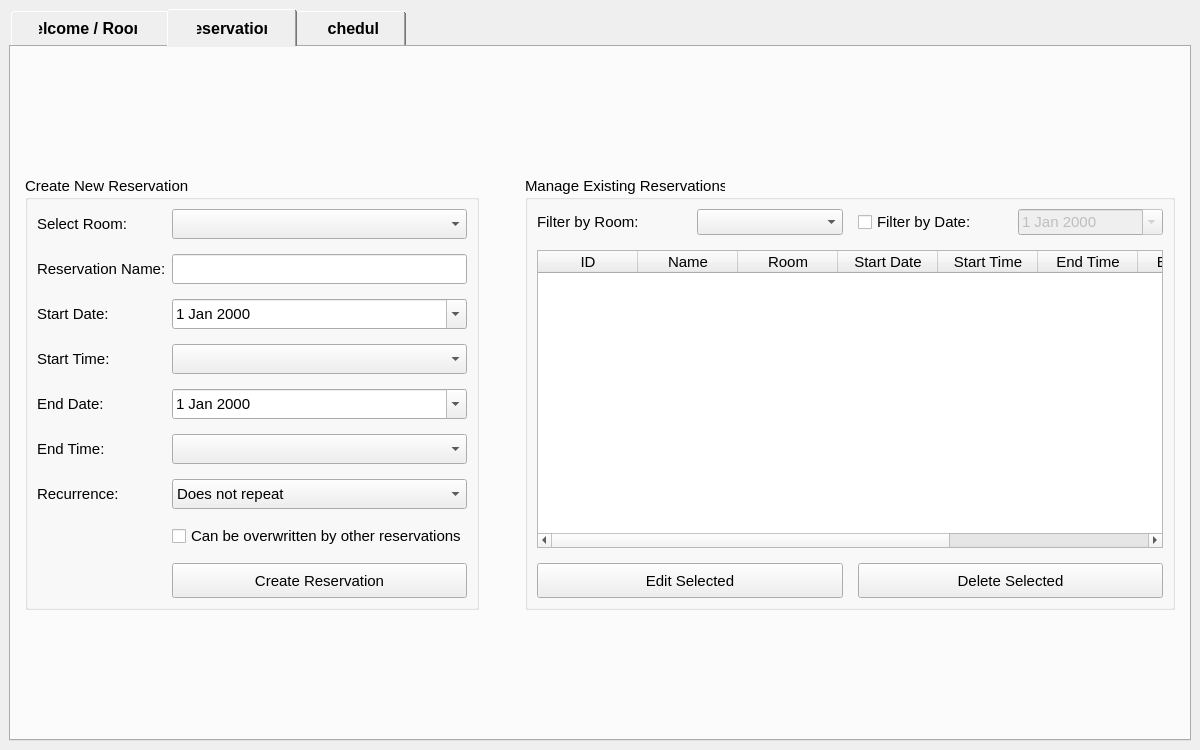
<?xml version="1.0" encoding="UTF-8"?>
<ui version="4.0">
 <class>HomeWindow</class>
 <widget class="QMainWindow" name="HomeWindow">
  <property name="geometry">
   <rect>
    <x>0</x>
    <y>0</y>
    <width>1200</width>
    <height>750</height>
   </rect>
  </property>
  <property name="windowTitle">
   <string>CAS Room &amp; Reservation Manager</string>
  </property>
  <widget class="QWidget" name="centralwidget">
   <layout class="QVBoxLayout" name="verticalLayout">
    <item>
     <widget class="QTabWidget" name="tabWidget">
      <property name="styleSheet">
       <string notr="true">
QTabBar::tab {
    font-size: 12pt;
    font-weight: bold;
    padding: 12px 30px;
}
       </string>
      </property>
      <property name="currentIndex">
       <number>1</number>
      </property>
      <widget class="QWidget" name="welcomeTab">
       <attribute name="title">
        <string>Welcome / Rooms</string>
       </attribute>
       <layout class="QVBoxLayout" name="verticalLayout_2">
        <item>
         <spacer name="topSpacer_1">
          <property name="orientation">
           <enum>Qt::Orientation::Vertical</enum>
          </property>
          <property name="sizeHint" stdset="0">
           <size>
            <width>20</width>
            <height>20</height>
           </size>
          </property>
         </spacer>
        </item>
        <item>
         <widget class="QLabel" name="welcomeLabel">
          <property name="font">
           <font>
            <pointsize>20</pointsize>
            <bold>true</bold>
           </font>
          </property>
          <property name="text">
           <string>Welcome to the CAS Room Manager</string>
          </property>
          <property name="alignment">
           <set>Qt::AlignmentFlag::AlignCenter</set>
          </property>
         </widget>
        </item>
        <item>
         <spacer name="midSpacer_1">
          <property name="orientation">
           <enum>Qt::Orientation::Vertical</enum>
          </property>
          <property name="sizeHint" stdset="0">
           <size>
            <width>20</width>
            <height>30</height>
           </size>
          </property>
         </spacer>
        </item>
        <item>
         <layout class="QHBoxLayout" name="centerRoomLayout">
          <item>
           <spacer name="horizontalSpacer_1">
            <property name="orientation">
             <enum>Qt::Orientation::Horizontal</enum>
            </property>
            <property name="sizeHint" stdset="0">
             <size>
              <width>0</width>
              <height>0</height>
             </size>
            </property>
           </spacer>
          </item>
          <item>
           <widget class="QGroupBox" name="roomGroupBox">
            <property name="minimumSize">
             <size>
              <width>600</width>
              <height>0</height>
             </size>
            </property>
            <property name="font">
             <font>
              <pointsize>11</pointsize>
             </font>
            </property>
            <property name="title">
             <string>Room Management</string>
            </property>
            <layout class="QHBoxLayout" name="horizontalLayout">
             <item>
              <widget class="QLabel" name="labelRoomPrefix">
               <property name="text">
                <string>CAS - </string>
               </property>
              </widget>
             </item>
             <item>
              <widget class="QLineEdit" name="roomInput">
               <property name="placeholderText">
                <string>e.g. 101A</string>
               </property>
              </widget>
             </item>
             <item>
              <widget class="QPushButton" name="btnCreateRoom">
               <property name="text">
                <string>Create Room</string>
               </property>
              </widget>
             </item>
             <item>
              <widget class="QPushButton" name="btnDeleteRoom">
               <property name="text">
                <string>Delete Room</string>
               </property>
              </widget>
             </item>
            </layout>
           </widget>
          </item>
          <item>
           <spacer name="horizontalSpacer_2">
            <property name="orientation">
             <enum>Qt::Orientation::Horizontal</enum>
            </property>
            <property name="sizeHint" stdset="0">
             <size>
              <width>0</width>
              <height>0</height>
             </size>
            </property>
           </spacer>
          </item>
         </layout>
        </item>
        <item>
         <spacer name="bottomSpacer_1">
          <property name="orientation">
           <enum>Qt::Orientation::Vertical</enum>
          </property>
          <property name="sizeHint" stdset="0">
           <size>
            <width>20</width>
            <height>400</height>
           </size>
          </property>
         </spacer>
        </item>
       </layout>
      </widget>
      <widget class="QWidget" name="reservationTab">
       <attribute name="title">
        <string>Reservations</string>
       </attribute>
       <layout class="QVBoxLayout" name="verticalLayout_3">
        <item>
         <spacer name="topSpacer_2">
          <property name="orientation">
           <enum>Qt::Orientation::Vertical</enum>
          </property>
          <property name="sizeHint" stdset="0">
           <size>
            <width>20</width>
            <height>20</height>
           </size>
          </property>
         </spacer>
        </item>
        <item>
         <layout class="QHBoxLayout" name="sideBySideLayout">
          <item>
           <spacer name="horizontalSpacer_3">
            <property name="orientation">
             <enum>Qt::Orientation::Horizontal</enum>
            </property>
            <property name="sizeHint" stdset="0">
             <size>
              <width>0</width>
              <height>0</height>
             </size>
            </property>
           </spacer>
          </item>
          <item>
           <widget class="QGroupBox" name="createResGroupBox">
            <property name="minimumSize">
             <size>
              <width>450</width>
              <height>0</height>
             </size>
            </property>
            <property name="font">
             <font>
              <pointsize>11</pointsize>
             </font>
            </property>
            <property name="title">
             <string>Create New Reservation</string>
            </property>
            <layout class="QFormLayout" name="formLayout">
             <property name="verticalSpacing">
              <number>15</number>
             </property>
             <item row="0" column="0">
              <widget class="QLabel" name="label_room">
               <property name="text">
                <string>Select Room:</string>
               </property>
              </widget>
             </item>
             <item row="0" column="1">
              <widget class="QComboBox" name="roomComboBox">
               <property name="minimumSize">
                <size>
                 <width>0</width>
                 <height>30</height>
                </size>
               </property>
              </widget>
             </item>
             <item row="1" column="0">
              <widget class="QLabel" name="label_name">
               <property name="text">
                <string>Reservation Name:</string>
               </property>
              </widget>
             </item>
             <item row="1" column="1">
              <widget class="QLineEdit" name="resNameInput">
               <property name="minimumSize">
                <size>
                 <width>0</width>
                 <height>30</height>
                </size>
               </property>
              </widget>
             </item>
             <item row="2" column="0">
              <widget class="QLabel" name="label_startDate">
               <property name="text">
                <string>Start Date:</string>
               </property>
              </widget>
             </item>
             <item row="2" column="1">
              <widget class="QDateEdit" name="startDateEdit">
               <property name="minimumSize">
                <size>
                 <width>0</width>
                 <height>30</height>
                </size>
               </property>
               <property name="calendarPopup">
                <bool>true</bool>
               </property>
              </widget>
             </item>
             <item row="3" column="0">
              <widget class="QLabel" name="label_startTime">
               <property name="text">
                <string>Start Time:</string>
               </property>
              </widget>
             </item>
             <item row="3" column="1">
              <widget class="QComboBox" name="startTimeComboBox">
               <property name="minimumSize">
                <size>
                 <width>0</width>
                 <height>30</height>
                </size>
               </property>
              </widget>
             </item>
             <item row="4" column="0">
              <widget class="QLabel" name="label_endDate">
               <property name="text">
                <string>End Date:</string>
               </property>
              </widget>
             </item>
             <item row="4" column="1">
              <widget class="QDateEdit" name="endDateEdit">
               <property name="minimumSize">
                <size>
                 <width>0</width>
                 <height>30</height>
                </size>
               </property>
               <property name="calendarPopup">
                <bool>true</bool>
               </property>
              </widget>
             </item>
             <item row="5" column="0">
              <widget class="QLabel" name="label_endTime">
               <property name="text">
                <string>End Time:</string>
               </property>
              </widget>
             </item>
             <item row="5" column="1">
              <widget class="QComboBox" name="endTimeComboBox">
               <property name="minimumSize">
                <size>
                 <width>0</width>
                 <height>30</height>
                </size>
               </property>
              </widget>
             </item>
             <item row="6" column="0">
              <widget class="QLabel" name="label_recurrence">
               <property name="text">
                <string>Recurrence:</string>
               </property>
              </widget>
             </item>
             <item row="6" column="1">
              <widget class="QComboBox" name="recurrenceComboBox">
               <property name="minimumSize">
                <size>
                 <width>0</width>
                 <height>30</height>
                </size>
               </property>
               <item>
                <property name="text">
                 <string>Does not repeat</string>
                </property>
               </item>
               <item>
                <property name="text">
                 <string>Everyday</string>
                </property>
               </item>
               <item>
                <property name="text">
                 <string>Every Week</string>
                </property>
               </item>
               <item>
                <property name="text">
                 <string>Every Month</string>
                </property>
               </item>
               <item>
                <property name="text">
                 <string>Every Year</string>
                </property>
               </item>
              </widget>
             </item>
             <item row="7" column="1">
              <widget class="QCheckBox" name="overwriteCheckBox">
               <property name="text">
                <string>Can be overwritten by other reservations</string>
               </property>
              </widget>
             </item>
             <item row="8" column="1">
              <widget class="QPushButton" name="btnCreateReservation">
               <property name="minimumSize">
                <size>
                 <width>0</width>
                 <height>35</height>
                </size>
               </property>
               <property name="text">
                <string>Create Reservation</string>
               </property>
              </widget>
             </item>
            </layout>
           </widget>
          </item>
          <item>
           <spacer name="middleSpacer">
            <property name="orientation">
             <enum>Qt::Orientation::Horizontal</enum>
            </property>
            <property name="sizeHint" stdset="0">
             <size>
              <width>40</width>
              <height>20</height>
             </size>
            </property>
           </spacer>
          </item>
          <item>
           <widget class="QGroupBox" name="manageResGroupBox">
            <property name="minimumSize">
             <size>
              <width>650</width>
              <height>0</height>
             </size>
            </property>
            <property name="font">
             <font>
              <pointsize>11</pointsize>
             </font>
            </property>
            <property name="title">
             <string>Manage Existing Reservations</string>
            </property>
            <layout class="QVBoxLayout" name="verticalLayout_5">
             <property name="spacing">
              <number>15</number>
             </property>
             <item>
              <layout class="QHBoxLayout" name="filterLayout">
               <item>
                <widget class="QLabel" name="labelFilterRoom">
                 <property name="text">
                  <string>Filter by Room:</string>
                 </property>
                </widget>
               </item>
               <item>
                <widget class="QComboBox" name="filterRoomComboBox"/>
               </item>
               <item>
                <widget class="QCheckBox" name="filterDateCheckBox">
                 <property name="text">
                  <string>Filter by Date:</string>
                 </property>
                </widget>
               </item>
               <item>
                <widget class="QDateEdit" name="filterDateEdit">
                 <property name="enabled">
                  <bool>false</bool>
                 </property>
                 <property name="calendarPopup">
                  <bool>true</bool>
                 </property>
                </widget>
               </item>
              </layout>
             </item>
             <item>
              <widget class="QTableWidget" name="reservationTable">
               <property name="selectionBehavior">
                <enum>QAbstractItemView::SelectRows</enum>
               </property>
               <property name="selectionMode">
                <enum>QAbstractItemView::SingleSelection</enum>
               </property>
               <property name="editTriggers">
                <set>QAbstractItemView::NoEditTriggers</set>
               </property>
               <column>
                <property name="text">
                 <string>ID</string>
                </property>
               </column>
               <column>
                <property name="text">
                 <string>Name</string>
                </property>
               </column>
               <column>
                <property name="text">
                 <string>Room</string>
                </property>
               </column>
               <column>
                <property name="text">
                 <string>Start Date</string>
                </property>
               </column>
               <column>
                <property name="text">
                 <string>Start Time</string>
                </property>
               </column>
               <column>
                <property name="text">
                 <string>End Time</string>
                </property>
               </column>
               <column>
                <property name="text">
                 <string>End Date</string>
                </property>
               </column>
               <column>
                <property name="text">
                 <string>Recurrence</string>
                </property>
               </column>
               <column>
                <property name="text">
                 <string>Overwriteable</string>
                </property>
               </column>
              </widget>
             </item>
             <item>
              <layout class="QHBoxLayout" name="horizontalLayout_3">
               <item>
                <widget class="QPushButton" name="btnEditReservation">
                 <property name="minimumSize">
                  <size>
                   <width>0</width>
                   <height>35</height>
                  </size>
                 </property>
                 <property name="text">
                  <string>Edit Selected</string>
                 </property>
                </widget>
               </item>
               <item>
                <widget class="QPushButton" name="btnDeleteReservation">
                 <property name="minimumSize">
                  <size>
                   <width>0</width>
                   <height>35</height>
                  </size>
                 </property>
                 <property name="text">
                  <string>Delete Selected</string>
                 </property>
                </widget>
               </item>
              </layout>
             </item>
            </layout>
           </widget>
          </item>
          <item>
           <spacer name="horizontalSpacer_4">
            <property name="orientation">
             <enum>Qt::Orientation::Horizontal</enum>
            </property>
            <property name="sizeHint" stdset="0">
             <size>
              <width>0</width>
              <height>0</height>
             </size>
            </property>
           </spacer>
          </item>
         </layout>
        </item>
        <item>
         <spacer name="bottomSpacer_2">
          <property name="orientation">
           <enum>Qt::Orientation::Vertical</enum>
          </property>
          <property name="sizeHint" stdset="0">
           <size>
            <width>20</width>
            <height>30</height>
           </size>
          </property>
         </spacer>
        </item>
       </layout>
      </widget>
      <widget class="QWidget" name="scheduleTab">
       <attribute name="title">
        <string>Schedule</string>
       </attribute>
       <layout class="QVBoxLayout" name="verticalLayout_4">
        <item>
         <layout class="QHBoxLayout" name="scheduleHeaderLayout">
          <item>
           <widget class="QLabel" name="lblSchedRoom">
            <property name="font">
             <font>
              <pointsize>12</pointsize>
              <bold>true</bold>
             </font>
            </property>
            <property name="text">
             <string>Room View:</string>
            </property>
           </widget>
          </item>
          <item>
           <widget class="QComboBox" name="scheduleRoomComboBox">
            <property name="minimumSize">
             <size>
              <width>150</width>
              <height>35</height>
             </size>
            </property>
            <property name="font">
             <font>
              <pointsize>11</pointsize>
             </font>
            </property>
           </widget>
          </item>
          <item>
           <spacer name="headerSpacer1">
            <property name="orientation">
             <enum>Qt::Orientation::Horizontal</enum>
            </property>
            <property name="sizeHint" stdset="0">
             <size>
              <width>0</width>
              <height>0</height>
             </size>
            </property>
           </spacer>
          </item>
          <item>
           <widget class="QLabel" name="lblScheduleDate">
            <property name="font">
             <font>
              <pointsize>12</pointsize>
              <bold>true</bold>
             </font>
            </property>
            <property name="text">
             <string>Week Of:</string>
            </property>
           </widget>
          </item>
          <item>
           <widget class="QPushButton" name="btnPrevWeek">
            <property name="minimumSize">
             <size>
              <width>35</width>
              <height>35</height>
             </size>
            </property>
            <property name="text">
             <string>◀</string>
            </property>
           </widget>
          </item>
          <item>
           <widget class="QDateEdit" name="scheduleDateEdit">
            <property name="minimumSize">
             <size>
              <width>130</width>
              <height>35</height>
             </size>
            </property>
            <property name="font">
             <font>
              <pointsize>11</pointsize>
             </font>
            </property>
            <property name="calendarPopup">
             <bool>true</bool>
            </property>
           </widget>
          </item>
          <item>
           <widget class="QPushButton" name="btnNextWeek">
            <property name="minimumSize">
             <size>
              <width>35</width>
              <height>35</height>
             </size>
            </property>
            <property name="text">
             <string>▶</string>
            </property>
           </widget>
          </item>
          <item>
           <spacer name="headerSpacer2">
            <property name="orientation">
             <enum>Qt::Orientation::Horizontal</enum>
            </property>
            <property name="sizeHint" stdset="0">
             <size>
              <width>0</width>
              <height>0</height>
             </size>
            </property>
           </spacer>
          </item>
          <item>
           <widget class="QPushButton" name="btnPrintSchedule">
            <property name="minimumSize">
             <size>
              <width>180</width>
              <height>35</height>
             </size>
            </property>
            <property name="font">
             <font>
              <pointsize>11</pointsize>
              <bold>true</bold>
             </font>
            </property>
            <property name="text">
             <string>🖨️ Print Schedule</string>
            </property>
           </widget>
          </item>
         </layout>
        </item>
        <item>
         <widget class="QTableWidget" name="scheduleTableWidget">
          <property name="font">
           <font>
            <pointsize>10</pointsize>
           </font>
          </property>
          <property name="styleSheet">
           <string notr="true">
QTableWidget {
    background-color: #ffffff;
    gridline-color: #dcdcdc;
    selection-background-color: #e3f2fd;
    selection-color: #000000;
    border: 1px solid #c0c0c0;
    border-radius: 4px;
}
QHeaderView::section {
    background-color: #f5f5f5;
    color: #333333;
    font-weight: bold;
    border: 1px solid #dcdcdc;
    padding: 4px;
}
           </string>
          </property>
          <property name="alternatingRowColors">
           <bool>true</bool>
          </property>
          <property name="showGrid">
           <bool>true</bool>
          </property>
          <property name="wordWrap">
           <bool>true</bool>
          </property>
          <attribute name="verticalHeaderDefaultSectionSize">
           <number>40</number>
          </attribute>
          <row><property name="text"><string>12:00 AM</string></property></row>
          <row><property name="text"><string>12:30 AM</string></property></row>
          <row><property name="text"><string>1:00 AM</string></property></row>
          <row><property name="text"><string>1:30 AM</string></property></row>
          <row><property name="text"><string>2:00 AM</string></property></row>
          <row><property name="text"><string>2:30 AM</string></property></row>
          <row><property name="text"><string>3:00 AM</string></property></row>
          <row><property name="text"><string>3:30 AM</string></property></row>
          <row><property name="text"><string>4:00 AM</string></property></row>
          <row><property name="text"><string>4:30 AM</string></property></row>
          <row><property name="text"><string>5:00 AM</string></property></row>
          <row><property name="text"><string>5:30 AM</string></property></row>
          <row><property name="text"><string>6:00 AM</string></property></row>
          <row><property name="text"><string>6:30 AM</string></property></row>
          <row><property name="text"><string>7:00 AM</string></property></row>
          <row><property name="text"><string>7:30 AM</string></property></row>
          <row><property name="text"><string>8:00 AM</string></property></row>
          <row><property name="text"><string>8:30 AM</string></property></row>
          <row><property name="text"><string>9:00 AM</string></property></row>
          <row><property name="text"><string>9:30 AM</string></property></row>
          <row><property name="text"><string>10:00 AM</string></property></row>
          <row><property name="text"><string>10:30 AM</string></property></row>
          <row><property name="text"><string>11:00 AM</string></property></row>
          <row><property name="text"><string>11:30 AM</string></property></row>
          <row><property name="text"><string>12:00 PM</string></property></row>
          <row><property name="text"><string>12:30 PM</string></property></row>
          <row><property name="text"><string>1:00 PM</string></property></row>
          <row><property name="text"><string>1:30 PM</string></property></row>
          <row><property name="text"><string>2:00 PM</string></property></row>
          <row><property name="text"><string>2:30 PM</string></property></row>
          <row><property name="text"><string>3:00 PM</string></property></row>
          <row><property name="text"><string>3:30 PM</string></property></row>
          <row><property name="text"><string>4:00 PM</string></property></row>
          <row><property name="text"><string>4:30 PM</string></property></row>
          <row><property name="text"><string>5:00 PM</string></property></row>
          <row><property name="text"><string>5:30 PM</string></property></row>
          <row><property name="text"><string>6:00 PM</string></property></row>
          <row><property name="text"><string>6:30 PM</string></property></row>
          <row><property name="text"><string>7:00 PM</string></property></row>
          <row><property name="text"><string>7:30 PM</string></property></row>
          <row><property name="text"><string>8:00 PM</string></property></row>
          <row><property name="text"><string>8:30 PM</string></property></row>
          <row><property name="text"><string>9:00 PM</string></property></row>
          <row><property name="text"><string>9:30 PM</string></property></row>
          <row><property name="text"><string>10:00 PM</string></property></row>
          <row><property name="text"><string>10:30 PM</string></property></row>
          <row><property name="text"><string>11:00 PM</string></property></row>
          <row><property name="text"><string>11:30 PM</string></property></row>
          <column><property name="text"><string>Monday</string></property></column>
          <column><property name="text"><string>Tuesday</string></property></column>
          <column><property name="text"><string>Wednesday</string></property></column>
          <column><property name="text"><string>Thursday</string></property></column>
          <column><property name="text"><string>Friday</string></property></column>
          <column><property name="text"><string>Saturday</string></property></column>
          <column><property name="text"><string>Sunday</string></property></column>
         </widget>
        </item>
       </layout>
      </widget>
     </widget>
    </item>
   </layout>
  </widget>
 </widget>
 <resources/>
 <connections/>
</ui>
